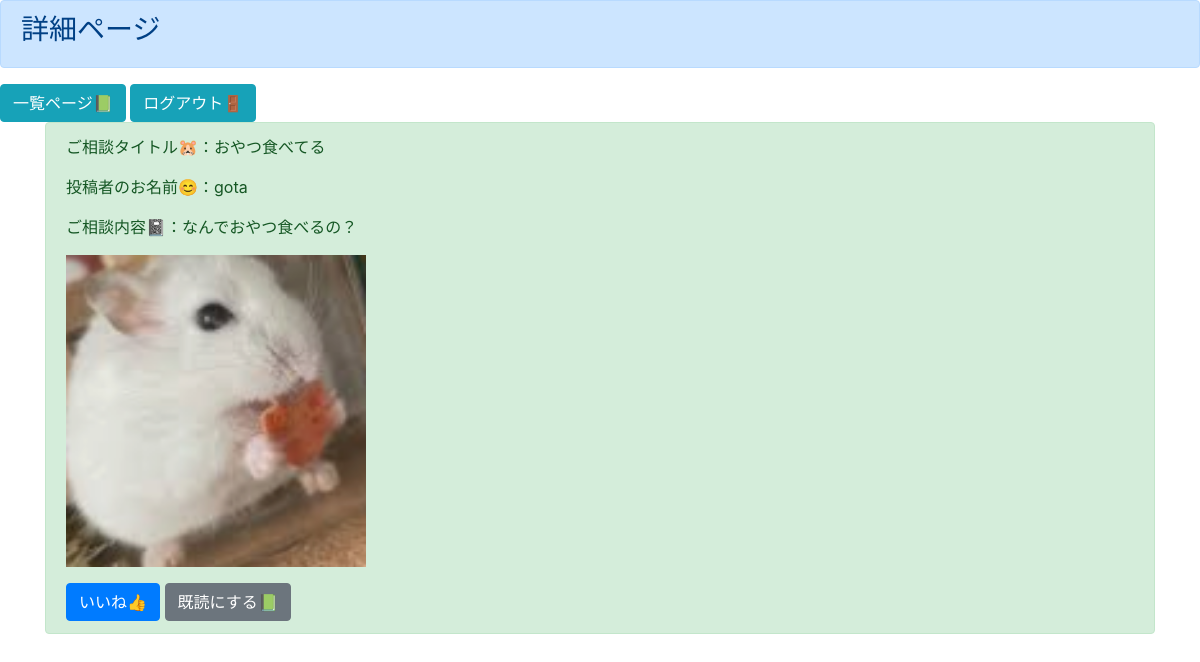
The page /detail/3 (signed in) on the database its author committed.
### boardapp/models.py (models this page shows)
class BoardModel(models.Model):
    title = models.CharField(max_length=100)
    content = models.TextField()
    author = models.CharField(max_length=100)
    snsimage = models.ImageField(null=True,blank=True, upload_to='',default=None)
    good = models.IntegerField(null=True,blank=True, default=0)
    read = models.IntegerField(null=True,blank=True, default=1)
    readtext = models.TextField(null=True,blank=True, default='a')

### boardapp/views.py (the view)
# urls.py: path('detail/<int:pk>', detailfunc, name='detail'),
def detailfunc(request, pk):
    object = get_object_or_404(BoardModel, pk=pk)
    return render(request, 'detail.html', {'object':object})

### templates/detail.html
{% extends 'base.html' %}
{% block header %}
<div class="alert alert-primary" role="alert">
    <h3>詳細ページ</h3>
</div>
<a href="{% url 'list' %}" class="btn btn-info" role="button" aria-pressed="true">一覧ページ📗</a>
<a href="{% url 'logout' %}" class="btn btn-info" role="button" aria-pressed="true">ログアウト🚪</a>
{% endblock header %}
{% block content %}
{% if user.is_authenticated %}
<div class="container">
    <div class="alert alert-success" role="alert">
        <p>ご相談タイトル🐹：{{object.title}}</p>
        <p>投稿者のお名前😊：{{object.author}}</p>
        <p>ご相談内容📓：{{object.content}}</p>
        <p><img src="{{ object.snsimage.url }}" width="300"></p>
        <a href="{% url 'good' object.pk%}" class="btn btn-primary" role="button" aria-pressed="true">いいね👍</a>
        <a href="{% url 'read' object.pk%}" class="btn btn-secondary" role="button" aria-pressed="true">既読にする📗</a>
    </div>
</div>
{% else %}
You are not logged in yet! Please login first!
{% endif %}
{% endblock content %}

### rows shown on the page
BoardModel: title "おやつ食べてる", author "gota", content "なんでおやつ食べるの？", snsimage (picture)
